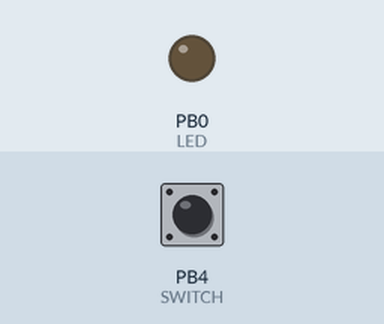
This sketch was run on a simulated ATtiny85, built with avr-gcc and run on an emulated ATtiny85. Shown: output pins drawn as LEDs (lit = HIGH). The test bench sets the inputs (shaded band); at power-on: PB4 (SWITCH) HIGH. Sleep ends after the set time or at an interrupt; random numbers use the default seed unless the sketch sets one.

Above: at 5.0 s.
5.1 s: PB4 (SWITCH) pulled LOW for 1 s
At 7.9 s:
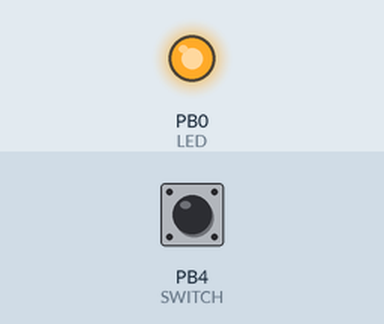
8.3 s: PB4 (SWITCH) pulled LOW for 0.15 s
At 9.4 s:
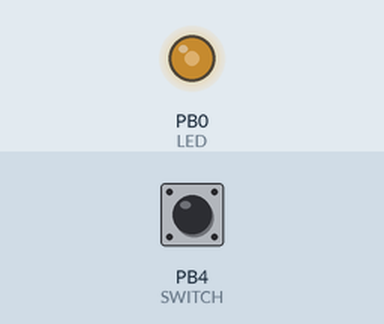
Timing chart, 0 to 11.3 s (numbered marks = the images above; inputs shaded):
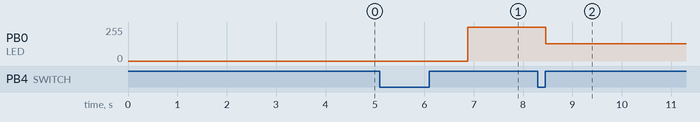

The sketch:

open_bike_light.ino
```cpp
// (licence header left out)
#include <PinChangeInterrupt.h>  // PinChangeInterrupt ( attachPCINT ) Library 1.2.4 https://goo.gl/WhlCwl
#include <avr/power.h>  // Power management https://goo.gl/58Vdvv
#include <avr/sleep.h>  // Sleep Modes https://goo.gl/WJUszs

#define LED 0
#define SWITCH 4
#define MAX_STATE 9  // Remember to update this value when adding new states

int state = 0;
int ledPower = 0;

unsigned long last_button_press_millis = millis();
unsigned int button_press_duration = 0;

void setup() {
  pinMode(LED, OUTPUT);
  pinMode(SWITCH, INPUT_PULLUP);  // using the internal pull-up
  digitalWrite(LED, LOW);         // ensure led is off at startup
  goToSleep();                    // starts in sleep mode
}

void loop() {
  checkButtonState();

  if (state == 0) {
    // Wake up only if the button has been pressed for more than 500ms
    // to avoid accidental start-ups
    if (digitalRead(SWITCH) == LOW && button_press_duration >= 500) {
      startupAnimation();
      state = 1;
      button_press_duration = 0;
    } else if (digitalRead(SWITCH) == HIGH && button_press_duration < 500) {
      goToSleep();
    }
  } else {
    if (digitalRead(SWITCH) == HIGH) {
      // a single, quick click switches to the next state
      // the click must be longer than 10ms for debouncing
      if (button_press_duration > 10) {
        goToNextState();
        button_press_duration = 0;
      }
    } else {
      // 2 seconds long press puts the light in sleep mode
      if (button_press_duration > 2000) {
        button_press_duration = 0;
        blink(4, 50);
        delay(1000);
        goToSleep();
      }
    }
  }

  switch (state) {
    case 0:
      // this is a special state used only when waking up
      ledPower = 0;
      break;
    case 1:
      // 100% power
      ledPower = 255;
      break;
    case 2:
      // 50% power
      ledPower = 128;
      break;
    case 3:
      // 2 seconds ramp up (sawtooth) cycle
      ledPower = map(millis() % 2000, 0, 2000, 0, 255);
      break;
    case 4:
      // half of the sine wave (sine blink?)
      ledPower = constrain(128 * sin((millis() / 3000.0) * 2.0 * PI), 0, 255);
      break;
    case 5:
      // full sine wave cycle
      ledPower = 128.0 + 128 * sin((millis() / 2000.0) * 2.0 * PI);
      break;
    case 6:
      // long blink (1000ms)
      blink(1000.0);
      break;
    case 7:
      // fast blink (500ms)
      blink(500.0);
      break;
    case 8:
      // seizure attack blink (100ms)
      blink(100.0);
      break;
    case 9:
      // random power effect (looks like a broken light)
      ledPower = random(20, 255);
      delay(10);
      break;
      // REMEMBER TO UPDATE MAX_STATE WHEN ADDING NEW STATES
  }

  analogWrite(LED, ledPower);
  delay(10);
}

void wakeUpNow() {
  resetTimers();
  state = 0;
  detachPCINT(digitalPinToPinChangeInterrupt(
      SWITCH));  // detaches wakeUpNow() from the interrupt
}

void resetTimers() {
  last_button_press_millis = millis();
  button_press_duration = 0;
}

void checkButtonState() {
  if (digitalRead(SWITCH) == LOW) {
    button_press_duration = millis() - last_button_press_millis;
  } else {
    last_button_press_millis = millis();
  }
}

void goToNextState() {
  state++;
  // never go back to 0, as 0 is a special post-power-up state
  // used to prevent accidental power-ups
  if (state > MAX_STATE) state = 1;
}

void goToSleep() {
  attachPCINT(digitalPinToPinChangeInterrupt(SWITCH), wakeUpNow, FALLING);
  set_sleep_mode(SLEEP_MODE_PWR_DOWN);  // <avr/sleep.h>
  ADCSRA = 0;                           // turn off ADC
  power_all_disable();  // power off ADC, Timer 0 and 1, serial interface
                        // <avr/power.h>
  sleep_enable();       // <avr/sleep.h>
  sleep_cpu();          // <avr/sleep.h>
  //---------------  THE PROGRAM CONTINUES FROM HERE AFTER WAKING UP
  //---------------
  sleep_disable();     // <avr/sleep.h>
  power_all_enable();  // power everything back on <avr/power.h>
}

void startupAnimation() {
  for (int i = 0; i <= 255; i++) {
    analogWrite(LED, i);
    delay(5);
  }
}

// Blinks the LED for the given number of times for the given duration
// this is a blocking function, and it's used before the sleep mode
void blink(int loops, int milliseconds) {
  for (int i = 0; i < loops; i++) {
    digitalWrite(LED, HIGH);
    delay(milliseconds);
    digitalWrite(LED, LOW);
    delay(milliseconds);
  }
}

// Blinks the led undefinitely, for the given duration
// this is a non blocking function, and it's used for the blink modes
void blink(float duration) {
  if (sin((millis() / duration) * 2.0 * PI) > 0) {
    ledPower = 0;
  } else {
    ledPower = 255;
  }
}
```

Measured:
- after the input at 5.1 s, PB0 (LED): 0/255 → 255/255 after 1.8 s
- after the input at 8.3 s, PB0 (LED): 255/255 → 128/255 after 0.16 s
